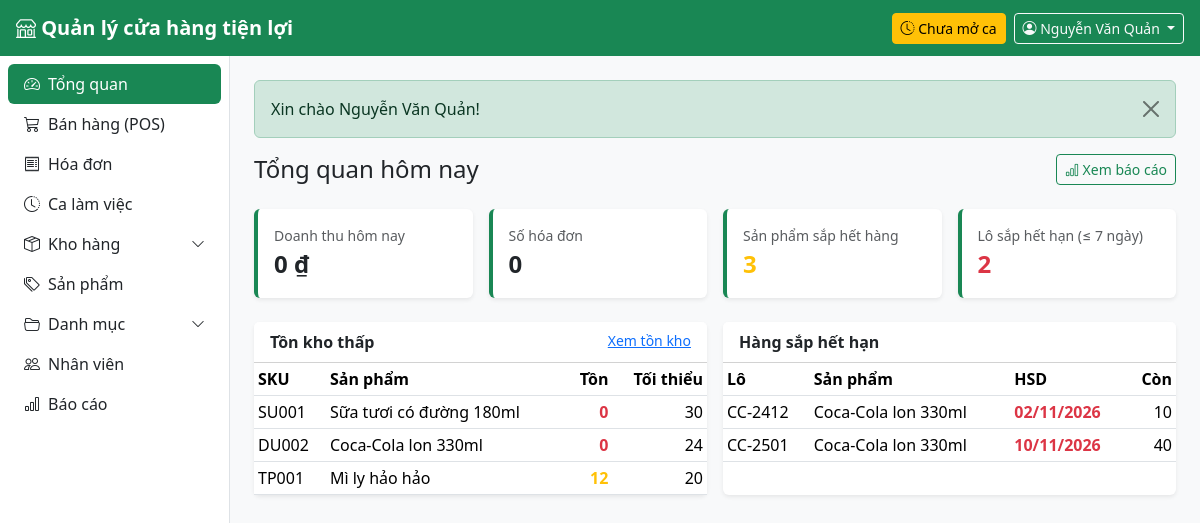
Screenshot of /public/ (signed in) with the database file from the repository.
### tables this page shows
CREATE TABLE users (
    id            INT UNSIGNED AUTO_INCREMENT PRIMARY KEY,
    store_id      INT UNSIGNED NOT NULL,
    role_id       TINYINT UNSIGNED NOT NULL,
    username      VARCHAR(50) NOT NULL UNIQUE,
    password_hash VARCHAR(255) NOT NULL,
    full_name     VARCHAR(100) NOT NULL,
    phone         VARCHAR(20),
    email         VARCHAR(100),
    is_active     TINYINT(1) NOT NULL DEFAULT 1,
    last_login_at DATETIME NULL,
    created_at    DATETIME NOT NULL DEFAULT CURRENT_TIMESTAMP,
    CONSTRAINT fk_users_store FOREIGN KEY (store_id) REFERENCES stores(id),
    CONSTRAINT fk_users_role  FOREIGN KEY (role_id)  REFERENCES roles(id)
);

CREATE TABLE products (
    id           INT UNSIGNED AUTO_INCREMENT PRIMARY KEY,
    sku          VARCHAR(30) NOT NULL UNIQUE,
    barcode      VARCHAR(30) UNIQUE,
    name         VARCHAR(150) NOT NULL,
    category_id  INT UNSIGNED NOT NULL,
    unit_id      INT UNSIGNED NOT NULL,
    sale_price   DECIMAL(12,0) NOT NULL CHECK (sale_price >= 0),
    min_stock    INT UNSIGNED NOT NULL DEFAULT 10,
    image        VARCHAR(255),
    is_active    TINYINT(1) NOT NULL DEFAULT 1,
    created_at   DATETIME NOT NULL DEFAULT CURRENT_TIMESTAMP,
    CONSTRAINT fk_products_category FOREIGN KEY (category_id) REFERENCES categories(id),
    CONSTRAINT fk_products_unit     FOREIGN KEY (unit_id)     REFERENCES units(id)
);

CREATE TABLE product_batches (
    id            INT UNSIGNED AUTO_INCREMENT PRIMARY KEY,
    store_id      INT UNSIGNED NOT NULL,
    product_id    INT UNSIGNED NOT NULL,
    batch_code    VARCHAR(50) NOT NULL,
    expiry_date   DATE NULL,
    cost_price    DECIMAL(12,0) NOT NULL CHECK (cost_price >= 0),
    qty_received  INT UNSIGNED NOT NULL,
    qty_remaining INT UNSIGNED NOT NULL,
    received_at   DATETIME NOT NULL DEFAULT CURRENT_TIMESTAMP,
    CONSTRAINT fk_batches_store   FOREIGN KEY (store_id)   REFERENCES stores(id),
    CONSTRAINT fk_batches_product FOREIGN KEY (product_id) REFERENCES products(id),
    INDEX idx_batches_fefo (product_id, expiry_date)
);

### app/Views/dashboard/index.php (the view, shortened to what the rows shown need)
<div class="d-flex flex-wrap justify-content-between align-items-center gap-2 mb-4">
    <h1 class="h4 mb-0">Tổng quan hôm nay</h1>
    <?php if (App\Core\Auth::hasRole('admin')): ?>
        <a href="<?= url('/reports') ?>" class="btn btn-outline-success btn-sm"><i class="bi bi-bar-chart"></i> Xem báo cáo</a>
    <?php endif; ?>
</div>
<div class="row g-3 mb-4">
    <div class="col-12 col-sm-6 col-xl-3">
        <div class="card stat-card border-0 shadow-sm">
            <div class="card-body">
                <div class="text-muted small">Doanh thu hôm nay</div>
                <div class="fs-4 fw-semibold"><?= money($revenue) ?></div>
            </div>
        </div>
    </div>
    <div class="col-12 col-sm-6 col-xl-3">
        <div class="card stat-card border-0 shadow-sm">
            <div class="card-body">
                <div class="text-muted small">Số hóa đơn</div>
                <div class="fs-4 fw-semibold"><?= e($orderCount) ?></div>
            </div>
        </div>
    </div>
    <div class="col-12 col-sm-6 col-xl-3">
        <div class="card stat-card border-0 shadow-sm">
            <div class="card-body">
                <div class="text-muted small">Sản phẩm sắp hết hàng</div>
                <div class="fs-4 fw-semibold text-warning"><?= count($lowStock) ?></div>
            </div>
        </div>
    </div>
    <div class="col-12 col-sm-6 col-xl-3">
        <div class="card stat-card border-0 shadow-sm">
            <div class="card-body">
                <div class="text-muted small">Lô sắp hết hạn (≤ 7 ngày)</div>
                <div class="fs-4 fw-semibold text-danger"><?= count($expiring) ?></div>
            </div>
        </div>
    </div>
</div>
<div class="row g-3">
    <div class="col-12 col-lg-6">
        <div class="card border-0 shadow-sm h-100">
            <div class="card-header bg-white fw-semibold">Tồn kho thấp<?php if (App\Core\Auth::hasRole('admin', 'warehouse')): ?>
                <a href="<?= url('/inventory?status=low') ?>" class="float-end small fw-normal">Xem tồn kho</a><?php endif; ?></div>
            <div class="table-responsive">
                <table class="table table-sm table-hover mb-0 align-middle">
                    <thead><tr><th>SKU</th><th>Sản phẩm</th><th class="text-end">Tồn</th><th class="text-end">Tối thiểu</th></tr></thead>
                    <tbody>
                    <?php foreach ($lowStock as $p): ?>
                        <tr>
                            <td><?= e($p['sku']) ?></td>
                            <td><?= e($p['name']) ?></td>
                            <td class="text-end fw-semibold <?= $p['stock'] == 0 ? 'text-danger' : 'text-warning' ?>"><?= e($p['stock']) ?></td>
                            <td class="text-end"><?= e($p['min_stock']) ?></td>
                        </tr>
                    <?php endforeach; ?>
                    </tbody>
                </table>
            </div>
        </div>
    </div>
    <div class="col-12 col-lg-6">
        <div class="card border-0 shadow-sm h-100">
            <div class="card-header bg-white fw-semibold">Hàng sắp hết hạn</div>
            <div class="table-responsive">
                <table class="table table-sm table-hover mb-0 align-middle">
                    <thead><tr><th>Lô</th><th>Sản phẩm</th><th>HSD</th><th class="text-end">Còn</th></tr></thead>
                    <tbody>
                    <?php foreach ($expiring as $b): ?>
                        <tr>
                            <td><?= e($b['batch_code']) ?></td>
                            <td><?= e($b['name']) ?></td>
                            <td class="<?= $b['expiry_date'] < date('Y-m-d') ? 'text-danger fw-semibold' : '' ?>">
                                <?= e(date('d/m/Y', strtotime($b['expiry_date']))) ?>
                            </td>
                            <td class="text-end"><?= e($b['qty_remaining']) ?></td>
                        </tr>
                    <?php endforeach; ?>
                    </tbody>
                </table>
            </div>
        </div>
    </div>
</div>

### app/Core/Router.php (shortened to what the rows shown need)
<?php
class Router
{
    private array $routes = [];
    private function add(string $method, string $path, array $action, ?array $roles): void
    {
        $this->routes[] = compact('method', 'pattern', 'action', 'roles');
    }
    public function dispatch(string $method, string $uri): void
    {
        $path = parse_url($uri, PHP_URL_PATH) ?? '/';
        $base = App::basePath();
        if ($base !== '' && str_starts_with($path, $base)) {
            $path = substr($path, strlen($base));
        }
        $path = '/' . trim(preg_replace('#^/index\.php#', '', $path), '/');
        foreach ($this->routes as $route) {
            if ($route['method'] !== $method || !preg_match($route['pattern'], $path, $m)) {
                continue;
            }
            if ($route['roles'] !== null) {
                Auth::requireLogin();
            }
            [$class, $fn] = $route['action'];
            $params = array_filter($m, 'is_string', ARRAY_FILTER_USE_KEY);
            (new $class())->$fn(...$params);
            return;
        }
    }
}

### app/Views/layouts/main.php (shortened to what the rows shown need)
<?php
$user = Auth::user();
$menu = [
    ['/',          'speedometer2', 'Tổng quan',     ['admin', 'cashier', 'warehouse']],
    ['/pos',       'cart3',        'Bán hàng (POS)', ['admin', 'cashier']],
    ['/orders',    'receipt',      'Hóa đơn',        ['admin', 'cashier']],
    ['/shifts',    'clock-history', 'Ca làm việc',   ['admin', 'cashier']],
    ['#warehouse', 'box-seam',     'Kho hàng',       ['admin', 'warehouse'], [
        ['/inventory', 'Tồn kho'],
        ['/receipts',  'Phiếu nhập'],
    ]],
    ['/products',  'tags',         'Sản phẩm',       ['admin']],
    ['#catalog',   'folder2-open', 'Danh mục',       ['admin'], [
        ['/categories', 'Loại hàng'],
        ['/units',      'Đơn vị tính'],
        ['/suppliers',  'Nhà cung cấp'],
    ]],
    ['/users',     'people',       'Nhân viên',      ['admin']],
    ['/reports',   'bar-chart',    'Báo cáo',        ['admin']],
];
?>
<!doctype html>
<html lang="vi">
<head>
    <link rel="stylesheet" href="https://cdn.jsdelivr.net/npm/bootstrap@5.3.3/dist/css/bootstrap.min.css">
    <link rel="stylesheet" href="https://cdn.jsdelivr.net/npm/bootstrap-icons@1.11.3/font/bootstrap-icons.min.css">
    <link rel="stylesheet" href="<?= asset('css/app.css') ?>">
</head>
<body class="bg-body-tertiary">
<nav class="navbar navbar-dark bg-success sticky-top px-3">
    <a class="navbar-brand fw-semibold me-auto" href="<?= url('/') ?>">
        <i class="bi bi-shop"></i> <?= e(App::config('app.name')) ?>
    </a>
    <?php if (Auth::hasRole('admin', 'cashier')): ?>
        <?php $myShift = (new Shift())->findOpenByUser((int) $user['id']); ?>
        <a href="<?= url('/shifts') ?>" class="btn btn-sm me-2 <?= $myShift ? 'btn-light text-success' : 'btn-warning' ?>">
            <i class="bi bi-clock-history"></i>
            <?= $myShift ? 'Ca mở từ ' . e(date('H:i', strtotime($myShift['opened_at']))) : 'Chưa mở ca' ?>
        </a>
    <?php endif; ?>
    <div class="dropdown">
        <button class="btn btn-outline-light btn-sm dropdown-toggle" data-bs-toggle="dropdown">
            <i class="bi bi-person-circle"></i>
            <span class="d-none d-sm-inline"><?= e($user['full_name']) ?></span>
        </button>
    </div>
</nav>
<div class="d-flex">
    <aside class="offcanvas-lg offcanvas-start sidebar bg-white border-end" id="sidebar" tabindex="-1">
        <nav class="nav nav-pills flex-column p-2">
            <?php foreach ($menu as $i => $item): ?>
                <?php
                [$href, $icon, $label, $roles] = $item;
                $children = $item[4] ?? [];
                ?>
                <?php if ($children): ?>
                    <?php $open = array_filter($children, fn($c) => active($c[0]) !== ''); ?>
                    <a class="nav-link d-flex justify-content-between align-items-center <?= $open ? 'fw-semibold text-success' : '' ?>"
                       data-bs-toggle="collapse" href="#menu-group-<?= $i ?>" role="button"
                       aria-expanded="<?= $open ? 'true' : 'false' ?>" aria-controls="menu-group-<?= $i ?>">
                        <span><i class="bi bi-<?= $icon ?> me-2"></i><?= e($label) ?></span>
                        <i class="bi bi-chevron-down small"></i>
                    </a>
                <?php else: ?>
                    <a class="nav-link <?= active($href) ?>" href="<?= url($href) ?>">
                        <i class="bi bi-<?= $icon ?> me-2"></i><?= e($label) ?>
                    </a>
                <?php endif; ?>
            <?php endforeach; ?>
        </nav>
    </aside>
    <main class="flex-grow-1 p-3 p-md-4 min-vw-0">
        <?php foreach (Session::pullFlash() as $f): ?>
            <div class="alert alert-<?= e($f['type']) ?> alert-dismissible fade show">
                <?= e($f['message']) ?>
                <button type="button" class="btn-close" data-bs-dismiss="alert"></button>
            </div>
        <?php endforeach; ?>
        <?= $content ?>
    </main>
</div>
</body>
</html>

### rows the page displays
users: full_name "Nguyễn Văn Quản"
products: sku "SU001", name "Sữa tươi có đường 180ml", stock "0", min_stock "30"
products: sku "DU002", name "Coca-Cola lon 330ml", stock "0", min_stock "24"
products: sku "TP001", name "Mì ly hảo hảo", stock "12", min_stock "20"
product_batches: batch_code "CC-2412", product.name "Coca-Cola lon 330ml", expiry_date "02/11/2026", qty_remaining "10"
product_batches: batch_code "CC-2501", product.name "Coca-Cola lon 330ml", expiry_date "10/11/2026", qty_remaining "40"

### other values shown
$label "Tổng quan"
$label "Bán hàng (POS)"
$label "Hóa đơn"
$label "Ca làm việc"
$label "Kho hàng"
$label "Sản phẩm"
$label "Danh mục"
$label "Nhân viên"
$label "Báo cáo"
$f['message'] "Xin chào Nguyễn Văn Quản!"
count($lowStock) "3"
count($expiring) "2"
